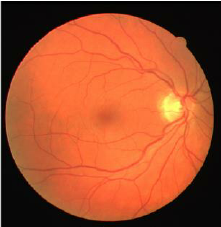
%> input picture HW1 - Color Histograms/Retina.png, 221 x 227 px
$ octave Exam_2_LectureNotes.m   (GNU Octave 9; MATLAB toolbox functions it lacks are replaced by stand-ins)
%> lines starting %> are read from the running program, lines starting %| are printed output that depends on the picture
                        %% Lecture 13 - Discrete Fourier Transform

%% Filtering Using 2D Spatial Convolution
clear; clc; close all
Input_Image_RGB = double(imread('Retina.png'));
Input = (Input_Image_RGB(:,:,1));
f = [-1,-1,-1;-1,9,-1;-1,-1,-1];
Out_Image = fix(conv2(Input, f, 'same'));
[h,w] = size(Out_Image);
%> h = 227; w = 221

for k1=1:h
    for k2=1:w
        if Out_Image(k1,k2)>255
            Out_Image(k1,k2) = 255;
        end
        if Out_Image(k1,k2)<0
            Out_Image(k1,k2) = 0;
        end
    end
end
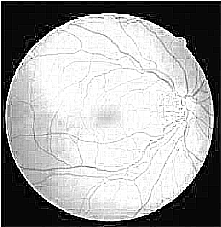
%> Out_Image: size 227x221 double; min 0, max 255, mean 162.7
figure;imshowpair(Input,Out_Image,'montage');

%% Filtering Using 2D Frequency Multiplication
clear; clc; close all
Input_Image_RGB = double(imread('Retina.png'));
Input = (Input_Image_RGB(:,:,1));
subplot(2,1,1); imshow(Input,[]); title('Input Image');
[h_im,w_im] = size(Input);
%> h_im = 227; w_im = 221
f = [-1,-1,-1;-1,9,-1;-1,-1,-1];
[h_f,w_f] = size(f);

% zero padding
n = log2(max([h_im w_im h_f w_f]));
%> n = 7.83
N = 2^(fix(n) + 1); % padding to N
%> N = 256
Input_Image_pad = zeros(N, N);
filter_pad = zeros(N, N);
Input_Image_pad(1 : h_im, 1 : w_im) = Input(:,:);
filter_pad(1 : h_f, 1 : w_f) = f(:,:);
FFT_img = fft2(Input_Image_pad);
FFT_filt = (fft2(filter_pad));

% find the inverse
r = real(ifft2(FFT_filt .* FFT_img));

%you may crop the output knowing half width of the filter.
f_w2 = floor(length(f)/2);
filt_img = r(1 + f_w2 : h_im + f_w2, 1 + f_w2 : w_im + f_w2);

%clipping > 255 and < 0, if sharpening
[h,w] = size(filt_img);
for k1=1:h
    for k2=1:w
        if (filt_img(k1,k2)>255)
            filt_img(k1,k2) = 255;
        end
        if (filt_img(k1,k2)<0)
            filt_img(k1,k2) = 0;
        end
    end
end
subplot(2,1,2); imshow(filt_img,[]); title('Input Image');


%% Homework 4 - Question 2
%
clear; clc; close all;

% Parameters
A = 120;     % Amplitude
fx = 15; fy = 15; fs = 256;    % Sampling frequency in cycles/mm

% Create a spatial grid
x = linspace(0, 1, fs); y = linspace(0, 1, fs);
[X, Y] = meshgrid(x, y);  % Create a meshgrid

% Define the 2D sinusoidal signals
F1 = 40 + A * sin(2 * pi * fx * X);
F2 = 40 + A * sin(2 * pi * fy * Y);
F3 = 40 + A * sin(2 * pi * fx * X + 2 * pi * fy * Y);  % Combined signal

% Compute the 2D DFT (FFT) and shift it to center
DFT1 = fft2(F1); DFT1 = fftshift(DFT1);
DFT2 = fft2(F2); DFT2 = fftshift(DFT2);
DFT3 = fft2(F3); DFT3 = fftshift(DFT3);

% Compute magnitude
mag1 = abs(DFT1); mag2 = abs(DFT2); mag3 = abs(DFT3);

% Create u, v frequencies based on the FFT
u = linspace(-fs/2, fs/2-1, fs);
v = linspace(-fs/2, fs/2-1, fs);
[u, v] = meshgrid(u, v);

% Plot Signal 1, Signal 2, and Signal 3
figure; hold on;
subplot(2,3,1); imagesc(F1); title('F1'); axis equal; axis off;
subplot(2,3,2); imagesc(F2); title('F2'); axis equal; axis off;
subplot(2,3,3); imagesc(F3); title('F3'); axis equal; axis off;

% 3D DFT Plots
cb = colorbar('south'); set(cb,'position',[.3 .025 .4 .025]);

subplot(2,3,4); surf(u, v, mag1, 'EdgeColor', 'none');  axis square;
xlabel('Frequency (u)'); ylabel('Frequency (v)'); zlabel('Magnitude');
title('Magnitude of DFT of Signal F1'); view(30, 30);

subplot(2,3,5); surf(u, v, mag2, 'EdgeColor', 'none'); axis square;
xlabel('Frequency (u)'); ylabel('Frequency (v)'); zlabel('Magnitude');
title('Magnitude of DFT of Signal F2'); view(30, 30);

subplot(2,3,6); surf(u, v, mag3, 'EdgeColor', 'none');  axis square;
xlabel('Frequency (u)'); ylabel('Frequency (v)'); zlabel('Magnitude');
title('Magnitude of DFT of Signal F3'); view(30, 30);

for i=1:3
    colormap(subplot(2,3,i),"gray");
    colormap(subplot(2,3,i+3),"parula");
end
colormap(cb,"parula");

                        %% Lecture 14 - Frequency Domain Filtering

%% Homework 4 - Question 3
clear; clc; close all;

Input = imread('HDCT_Image.jpg'); % Load image
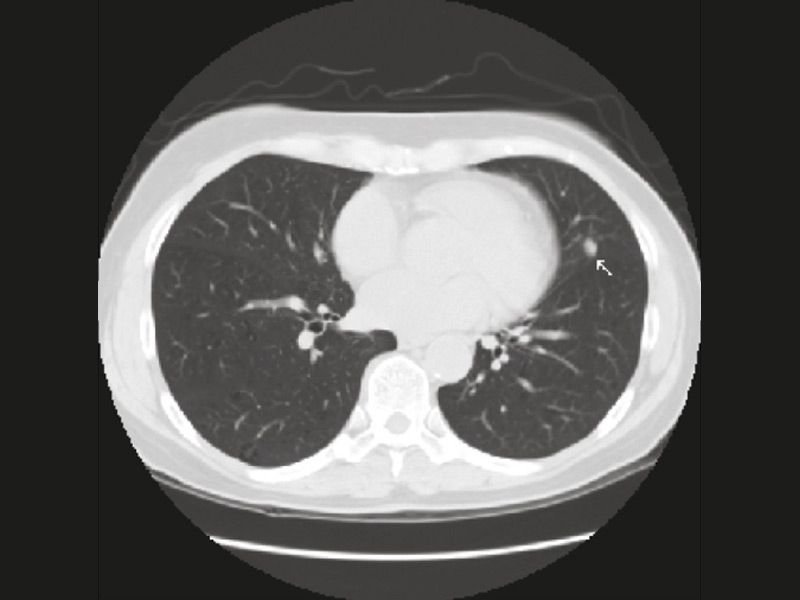
%> input picture ResourcesExam2/HDCT_Image.jpg, 800 x 600 px
%> Input is the input picture: size 600x800x3 uint8; mean R, G, B 95.5, 95.2, 93.7
Input = im2double(rgb2gray(Input)); % Convert to grayscale
%> Input: size 600x800 double
fs = 150; pixelsperinch = 250;
noiseperpixel = fs / pixelsperinch; % Noise frequency
[w, h] = size(Input); % image size
%> w = 600; h = 800
[u, v] = meshgrid(1:h, 1:w); % Create meshgrid
noise = sin(2 * pi * noiseperpixel * v); % periodic noise
noiseonimage = Input + noise; % Add noise
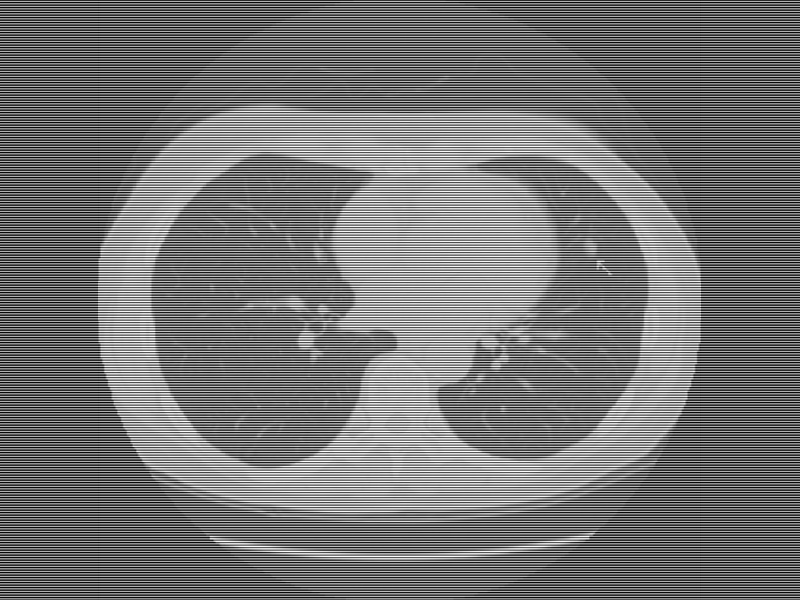
%> noiseonimage: size 600x800 double; min -0.935, max 1.95, mean 0.373; drawn with min black and max white

% Fourier transform
F = fft2(noiseonimage); F = fftshift(F); % Shift to zero

% Filter Parameters
Do1 = 100; Do2 = 145; Do3 = 150;
W = 20; size = 500; area = 400; % Yellow area size
xcent = 200; ycent = 200; % Circle center

% Create meshgrid
[xgrid, ygrid] = meshgrid(1:size, 1:size);
[u, v] = meshgrid(-h/2:h/2-1, -w/2:w/2-1); % Frequency grid

figure;
%filter graph loop
for i = 1:3
%> this loop made 3 passes; what is shown inside it comes from the first
    if i == 1
        Do = Do1;
    elseif i == 2
        Do = Do2;
    else
        Do = Do3;
    end

    % Calculate pixel distance
    pixel = Do / pixelsperinch; radius = Do; % Radius

    % Create yellow background for visualization
    filter = ones(size, size, 3); filter(:,:,3) = 0;
    distancetocent = sqrt((xgrid - xcent).^2 + (ygrid - ycent).^2); % Calculate distance from center
    cout = distancetocent <= (radius + W / 2); % Outer circle boundary
    cin = distancetocent >= (radius - W / 2); % Inner circle boundary
    circle_mask = cout & cin; % Create circle mask
    filter(:,:,1) = filter(:,:,1) .* ~circle_mask; filter(:,:,2) = filter(:,:,2) .* ~circle_mask;
    subplot(3, 2, 2*i - 1); imagesc(filter); axis image; set(gca, 'YDir', 'normal'); % Display circle
    title(['Filter = ', num2str(Do), ' cycles/inch, W = ', num2str(W)]);

    % Draw arrow and plot Do
    hold on; quiver(xcent - 10, ycent, radius, 0, 0, 'k', 'LineWidth', 1.5, 'MaxHeadSize', 1); % Draw radius arrow
    text(xcent, ycent, 'Do', 'HorizontalAlignment', 'center', 'FontSize', 12); % Label D0

    % Draw W arrows for bandwidth
    x_out = xcent + (radius + W / 2 + 5) * cos(pi / 2); y_out = ycent + (radius + W / 2 + 5) * sin(pi / 2);
    x_in = xcent + (radius - W / 2 - 5) * cos(pi / 2); y_in = ycent + (radius - W / 2 - 5) * sin(pi / 2);
    plot(x_out, y_out, 'vk', 'MarkerFaceColor', 'k', 'MarkerSize', 5); % Upward arrow
    plot(x_in, y_in, '^k', 'MarkerFaceColor', 'k', 'MarkerSize', 5); % Downward arrow
    text(225, 365, 'W', 'HorizontalAlignment', 'center', 'FontSize', 12); % Label W above the top arrow
    hold off; xlim([0, size]); ylim([0, size]);
%> after `ylim([0, size])`:
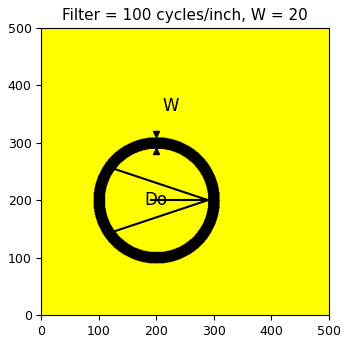
%> figure redrawn from the program's plot data
end

D = sqrt(u.^2 + v.^2); % Distance to center
H1 = exp(-0.5^2 * ((D.^2 - Do1^2) ./ (W * D)).^2);
H2 = exp(-0.5^2 * ((D.^2 - Do2^2) ./ (W * D)).^2);
H3 = exp(-0.5^2 * ((D.^2 - Do3^2) ./ (W * D)).^2);

% Apply the bandpass filter
G1 = H1 .* F; G2 = H2 .* F; G3 = H3 .* F;

% Inverse FFT (get filtered images)
G_ifft1 = ifftshift(G1); G_ifft2 = ifftshift(G2); G_ifft3 = ifftshift(G3);
filtered_img1 = real(ifft2(G_ifft1)); filtered_img2 = real(ifft2(G_ifft2)); filtered_img3 = real(ifft2(G_ifft3));
%> after `filtered_img1 = real(ifft2(G_ifft1))`:
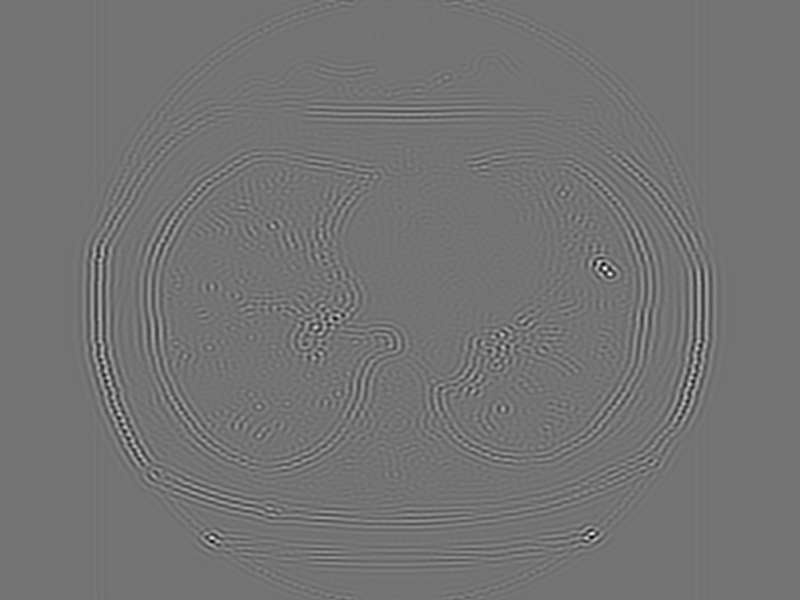
%> filtered_img1: size 600x800 double; min -0.17, max 0.204, mean 1.23e-20; drawn with min black and max white
%> after `filtered_img2 = real(ifft2(G_ifft2))`:
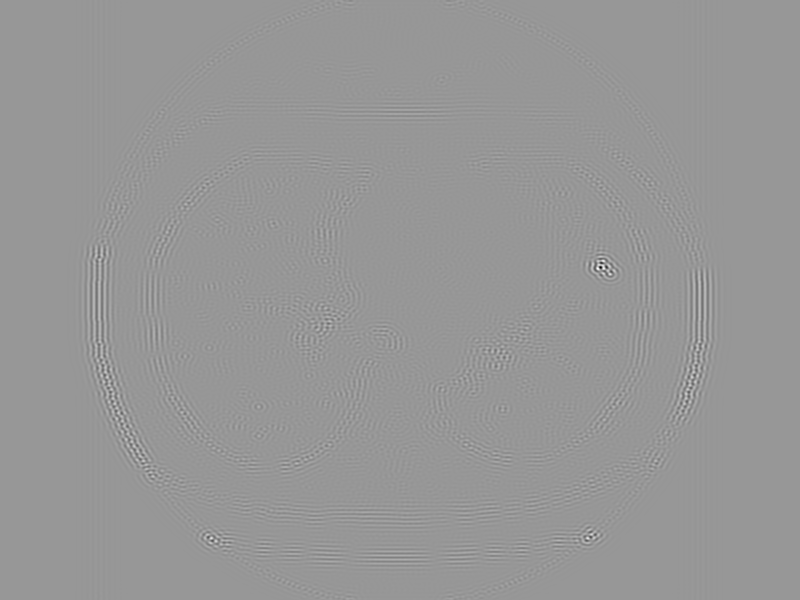
%> filtered_img2: size 600x800 double; min -0.244, max 0.168, mean 0; drawn with min black and max white

% Output filtered images
subplot(3, 2, 2); imshow(filtered_img1, []); title('Filtered Output (Do = 100)');
subplot(3, 2, 4); imshow(filtered_img2, []); title('Filtered Output (Do = 145)');
subplot(3, 2, 6); imshow(filtered_img3, []); title('Filtered Output (Do = 150)');
%> after `title('Filtered Output (Do = 150)')`:
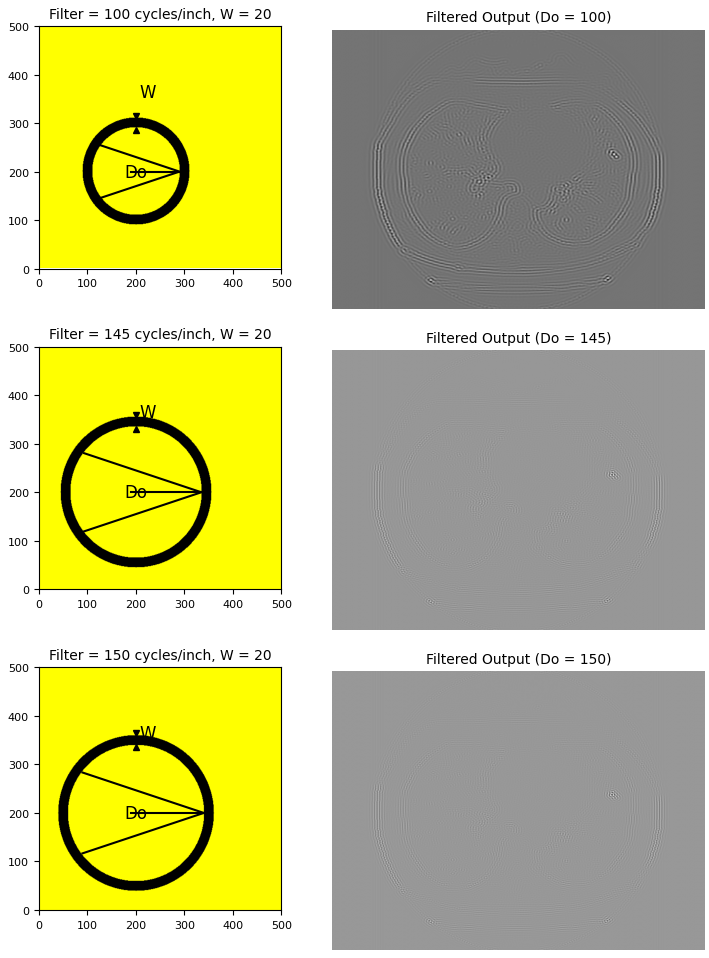
%> figure redrawn from the program's plot data, 6 panels

                        %% Lecture 15 - Discrete Cosine Transform

%% DCT-based JPEG Compression

clear; clc; close all
Input_Data = [52 55 61 66 70 61 64 73;
        63 59 66 90 109 85 69 72;
        62 59 68 113 144 104 66 73;
        63 58 71 122 154 106 70 69;
        67 61 68 104 126 88 68 70;
        79 65 60 70 77 68 58 75;
        85 71 64 59 55 61 65 83;
        87 79 69 68 65 76 78 94];
Input_Data = Input_Data-128;
DCT_Output_Data = dct2(Input_Data);
DFT_Output_Data = abs(fft2(Input_Data));
subplot(1, 1, 1); imshow(DFT_Output_Data, []); title('Filtered Output (Do = 100)');

                        %% Lecture 16 - Discrete Wavelet Transform

%% Finding Wavelet Image Decomposition Using Daubechies of - Length 1-6

clear; clc; close all
Input_CT_RGB_Im = double(imread('Retina.png'));
X = Input_CT_RGB_Im(:,:,1);
[LO_D,HI_D,LO_R,HI_R] = wfilters('db1');
%> (the run ends here)
